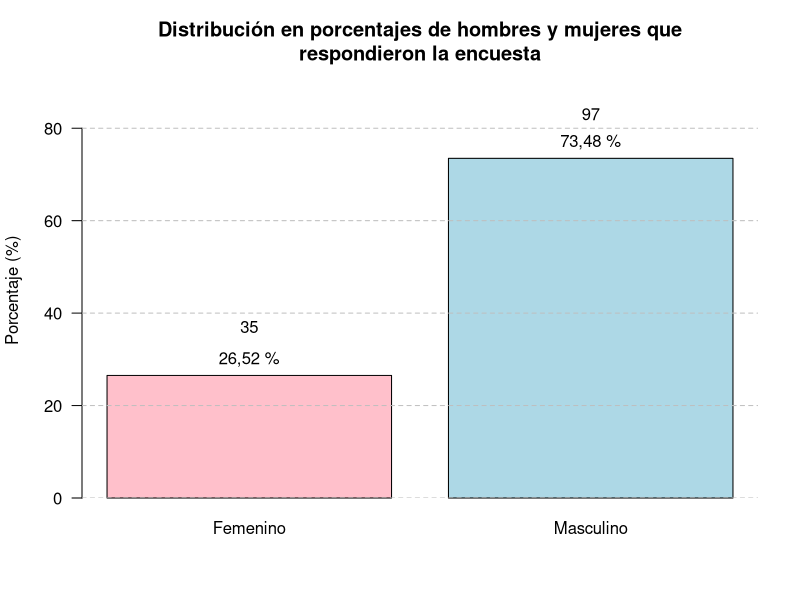
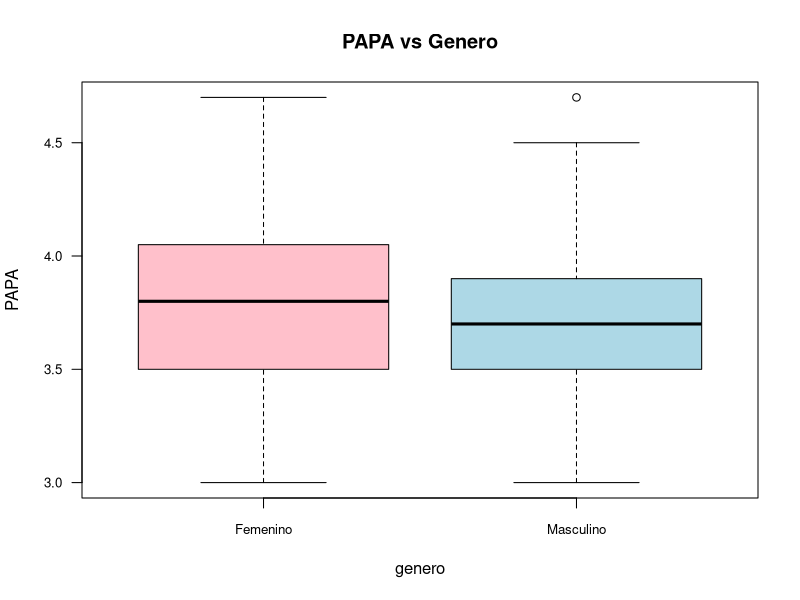
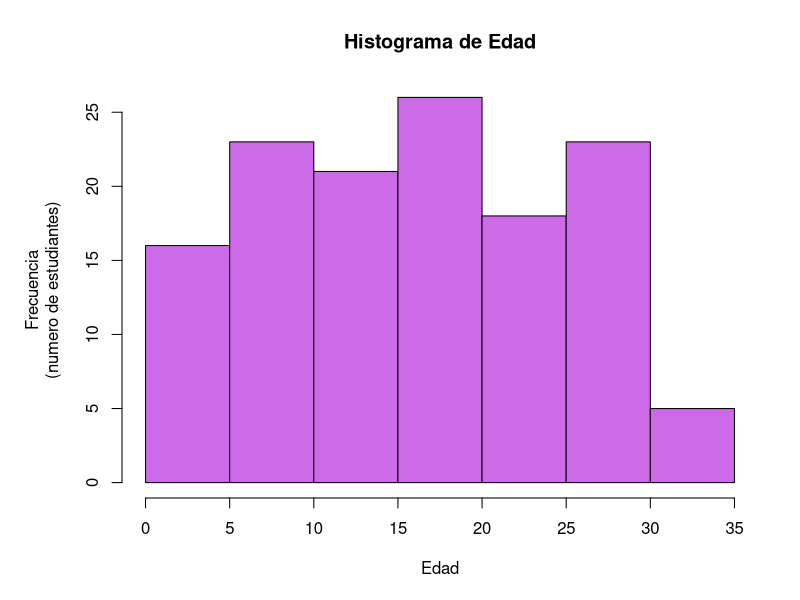
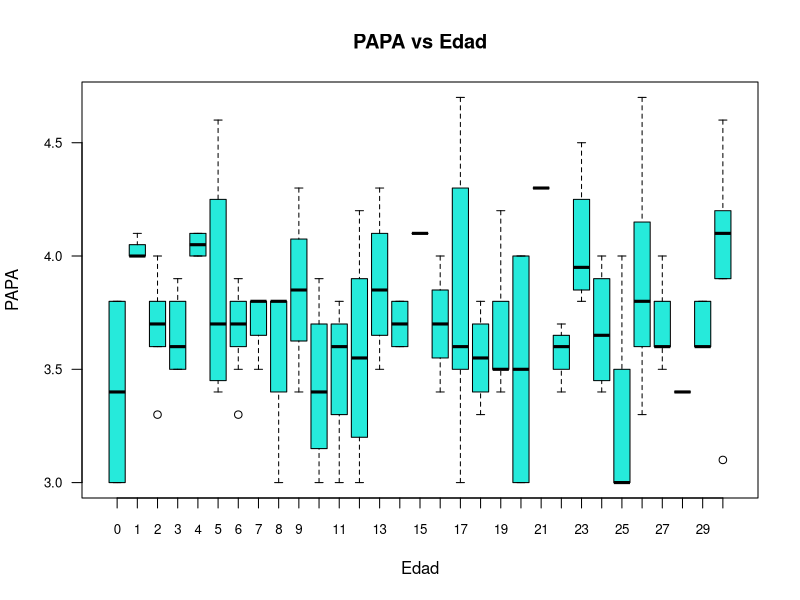
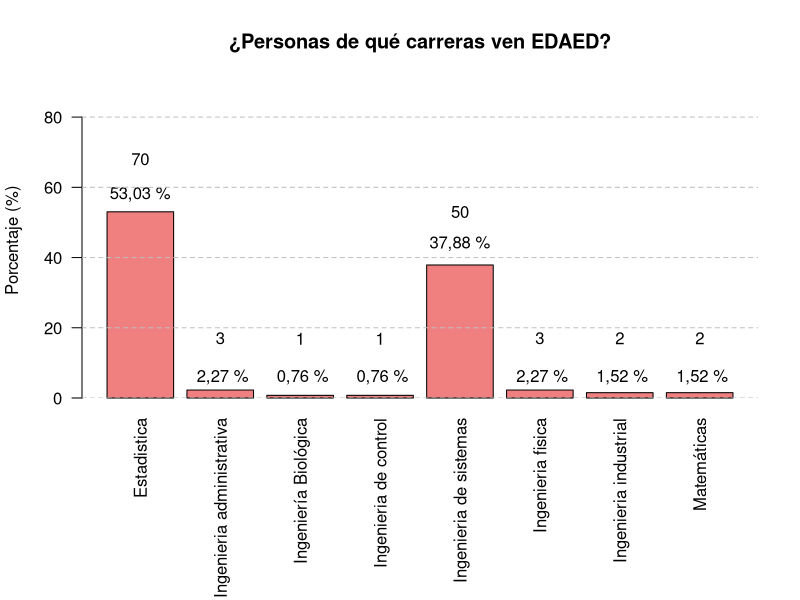
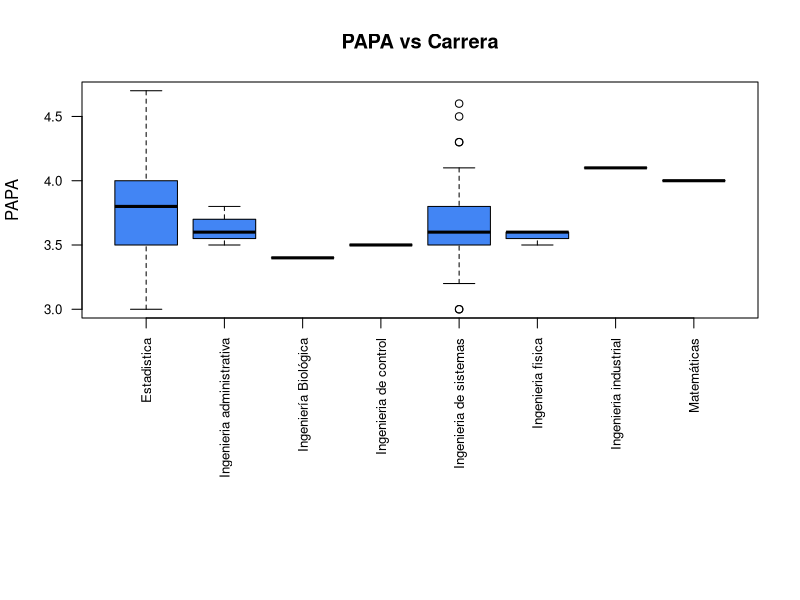
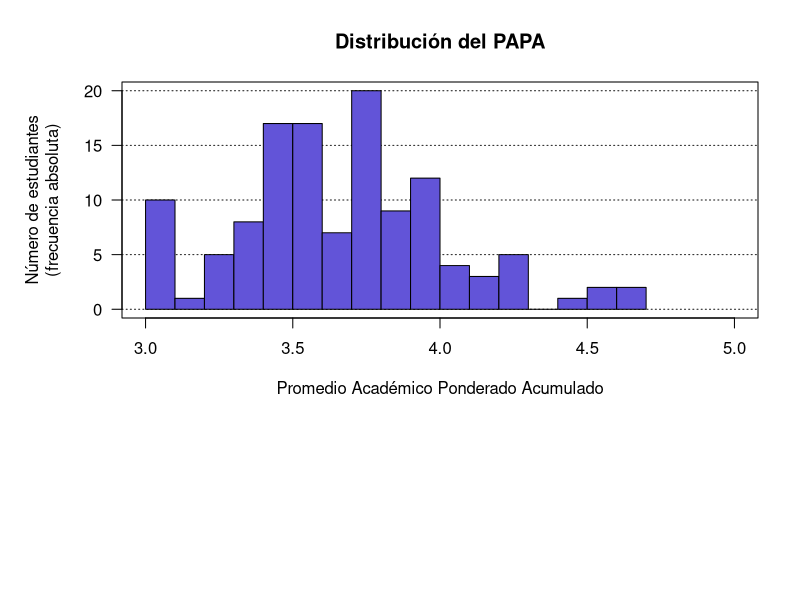
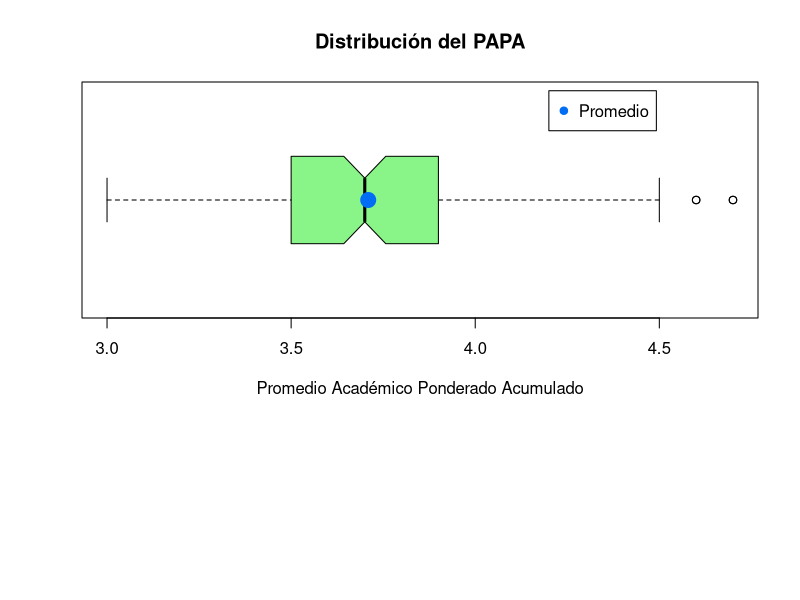

Here is the R script that generated these plots, in order:
## ---- chunk 1
knitr::opts_chunk$set(echo = FALSE,
                      message = FALSE,
                      warning = FALSE)
## ---- chunk 2
library(stringr)
library(tidyr)
library(dplyr)
## ---- chunk 3
datosEncuesta <- read.csv2("Encuesta_habitos.csv", 
                       encoding = "UTF-8",
                       dec = ".",
                       stringsAsFactors = FALSE)
datos <- read.csv2("Encuesta_habitos.csv", 
                       encoding = "UTF-8",
                       dec = ".",
                       stringsAsFactors = FALSE)
## ---- chunk 4
carreras <- datosEncuesta$carrera
muestraCarreras <- unique(carreras)
muestraCarreras <- str_extract_all(muestraCarreras, regex("est.*", ignore_case = TRUE ), simplify = TRUE)
muestraCarreras <- muestraCarreras[muestraCarreras != ""]
knitr::kable(muestraCarreras, "simple", col.names=c("Carreras"), caption = "Tabla 1")
## ---- chunk 5
carreras <- str_replace(carreras, regex("est.*", ignore_case = TRUE ), "Estadistica")
carreras <- str_replace(carreras, regex(".*sis.*", ignore_case = TRUE ), "Ingenieria de sistemas")
carreras <- str_replace(carreras, regex(".*fís.*", ignore_case = TRUE ), "Ingenieria fisica")
carreras <- str_replace(carreras, regex(".*adm.*", ignore_case = TRUE ), "Ingenieria administrativa")
carreras <- str_replace(carreras, regex(".*con.*", ignore_case = TRUE ), "Ingenieria de control")
carreras <- str_replace(carreras, regex(".*industrial.*", ignore_case = TRUE ), "Ingenieria industrial")

datosEncuesta$carrera = carreras

knitr::kable(unique(carreras), col.names=c("Carreras"), caption = "Tabla 2")
## ---- chunk 6
computadorPropio <- datosEncuesta$computador_mesa
knitr::kable(summary(as.factor(computadorPropio) ), col.names=c("Cantidad"), caption = "Tabla 3")
## ---- chunk 7
computadorPropio <- str_replace(computadorPropio, regex("si.*", ignore_case = TRUE ), "Si")

datosEncuesta$computador_mesa = computadorPropio

knitr::kable(summary(as.factor(computadorPropio) ), col.names=c("Cantidad"), caption = "Tabla 4")
#summary(as.factor(computadorPropio) )
## ---- chunk 8
smartphone <- datosEncuesta$smartphone
knitr::kable(summary(as.factor(smartphone) ), col.names=c("Cantidad"), caption = "Tabla 5")
## ---- chunk 9
smartphone <- str_replace(smartphone, regex("si.*", ignore_case = TRUE ), "Si")

datosEncuesta$smartphone = smartphone

knitr::kable(summary(as.factor(smartphone) ), col.names=c("Cantidad"), caption = "Tabla 6")
## ---- chunk 10
knitr::kable(head(datosEncuesta %>% select("portatil") ), caption = "Tabla 6" )
## ---- chunk 11
datosEncuesta <- separate(datosEncuesta, col = portatil, into = c("portatil", "¿De quien es el portatil?"), sep = ",")
knitr::kable(head(datosEncuesta %>% select("portatil", "¿De quien es el portatil?") ), caption = "Tabla 7")
## ---- chunk 12
knitr::kable(head(datosEncuesta %>% select("internet") ), caption = "Tabla 7" )
## ---- chunk 13
datosEncuesta <- separate(datosEncuesta, col = internet, into = c("internet", "¿De quien es el internet?"), sep = "[.|,]")
knitr::kable(head(datosEncuesta %>% select("internet", "¿De quien es el internet?") ), caption = "Tabla 8")
## ---- chunk 14
fecha_nac1 <- as.Date(datosEncuesta$fecha_nac, "%d/%m/%Y")
fechas_con_problemas <- subset(datosEncuesta, 
                               subset = is.na(fecha_nac1) | 
                                 as.integer(format(fecha_nac1, "%Y")) < 1970, 
                               select = c("consecutivo", "fecha_nac"))

fechas_con_problemas$fecha_nac_correcta <- c("05/09/1999", "08/10/1996",
                                             "06/03/2020", "01/07/1994",
                                             "01/01/2000", "07/10/2003",
                                             "17/09/1992", "12/08/2020",
                                             "12/05/1998", "21/06/1983",
                                             "12/08/2020", "28/09/1956",
                                             "09/06/1999", "10/09/2002",
                                             "20/06/1994")

datosEncuesta$fecha_nac[fechas_con_problemas$consecutivo] <- fechas_con_problemas$fecha_nac_correcta

knitr::kable(fechas_con_problemas, caption = "Tabla 9")
## ---- chunk 15
origenCovid <- datosEncuesta$origen_covid_19
origenCovid <- na.omit(origenCovid)
summary(as.factor(origenCovid) )
## ---- chunk 16

habitos <- datosEncuesta %>% select(starts_with("habito"))
head(habitos)
## ---- chunk 17
#vect <- unlist(habitos)
vect <- unlist(data.frame(C1 = c(t(habitos)))['C1'] )
#class(vect)
summary(vect)
summary(na.omit(vect))
## ---- chunk 18
#enc_habit$fecha_nac <- as.Date(enc_habit$fecha_nac)
#summary(enc_habit)
## ---- chunk 19
tg <- table(datosEncuesta$genero)
## ---- chunk 20
pg <-
  tg/sum(tg)*100
## ---- chunk 21
gtotal <- rbind(tg,pg)
gtotal
## ---- chunk 22
bpg <- barplot(pg,
        las = 1,
        main = "Distribución en porcentajes de hombres y mujeres que\nrespondieron la encuesta",
        ylab = "Porcentaje (%)",
        ylim = c(0,90),
        col=c("pink","lightblue"))
text(bpg, c(30, 77),
     labels = paste(formatC(round(pg, 2),
                            digits = 4, decimal.mark = ",",
                            big.mark = "."),
                    "%"))
text(bpg, c(37,83),
     labels =formatC(tg))
abline(h = seq(0,100,20),
       col = "gray",
       lty = 2)
## ---- chunk 23
param_ant <- par(no.readonly = TRUE)
par(mar= param_ant$mar + c(0,0,0,0))
with(datosEncuesta, boxplot(PAPA ~ genero,
                            las=1,
                            col=c("pink","lightblue"),
                            main="PAPA vs Genero",
                            cex.axis=0.8))
## ---- chunk 24
datosEncuesta$edad <- as.numeric(as.Date("31/12/2020") - as.Date(datosEncuesta$fecha_nac))/365.25
param_ant <- par(no.readonly = TRUE)
par(mar = param_ant$mar + c(0, 2, 0, 0))
hist(datosEncuesta$edad,
     main="Histograma de Edad",
     col="#CD6AE8",
     xlab="Edad",
     ylab="Frecuencia\n(numero de estudiantes)")
par(param_ant)
## ---- chunk 25
datosEncuesta$edad <- as.integer(floor((as.Date("31/12/2020") -as.Date(datosEncuesta$fecha_nac))/365.25))
param_ant <- par(no.readonly = TRUE)
par(mar= param_ant$mar + c(0,0,0,0))
with(datosEncuesta, boxplot(PAPA ~ edad,
                            las=1,
                            xlab="Edad",
                            col=c("#26EADB"),
                            main="PAPA vs Edad",
                            cex.axis=0.8))
par(param_ant)
## ---- chunk 26
tcar <- table(datosEncuesta$carrera)
## ---- chunk 27
pcar <-
  tcar/sum(tcar)*100
## ---- chunk 28
cartotal <- rbind(tcar,pcar)
cartotal
## ---- chunk 29
param_ant <- par(no.readonly = TRUE)
par(mar= param_ant$mar + c(5,0,0,0))
bcar <- barplot(pcar,
        las = 2,
        main = "¿Personas de qué carreras ven EDAED?",
        ylab = "Porcentaje (%)",
        ylim = c(0,90),
        col=c("#F08080"))
text(bcar, c(58,6,6,6,44,6,6,6),
     labels = paste(formatC(round(pcar, 2),
                            digits = 4, decimal.mark = ",",
                            big.mark = "."),
                    "%"))
text(bcar, c(68,17,17,17,53,17,17,17),
     labels =formatC(tcar))
abline(h = seq(0,100,20),
       col = "gray",
       lty = 2)
## ---- chunk 30
param_ant <- par(no.readonly = TRUE)
par(mar= param_ant$mar + c(4,0,0,0))
with(datosEncuesta, boxplot(PAPA ~ carrera,
                            las=2,
                            xlab="",
                            col=c("#4285F4"),
                            main="PAPA vs Carrera",
                            cex.axis=0.8))
## ---- chunk 31
tpapa <- table(datosEncuesta$PAPA)
## ---- chunk 32
ppapa <-
  tpapa/sum(tpapa)*100
## ---- chunk 33
totalpapa <- rbind(tpapa,ppapa)
totalpapa
## ---- chunk 34
summary(datosEncuesta$PAPA)
## ---- chunk 35
param_ant <- par(no.readonly = TRUE)
par(mar = param_ant$mar + c(0, 2, 0, 0))
plot(c(3, 5), c(0, 20), type = "n", xlab = "", ylab = "",
     las = 1)
title(main = "Distribución del PAPA",
     xlab = "Promedio Académico Ponderado Acumulado",
     ylab = "Número de estudiantes\n(frecuencia absoluta)")
abline(h = seq(0, 20, 5), col = "gray10", lty = 3)
hist(datosEncuesta$PAPA, nclass = 20,
     col = "#6254D8",
     add = TRUE)
par(param_ant)
## ---- chunk 36
bxp1 <- boxplot(datosEncuesta$PAPA, notch = TRUE, horizontal = TRUE,
                col = "#89F487")
title(main = "Distribución del PAPA", font = 2, 
      xlab = "Promedio Académico Ponderado Acumulado")
points(mean(datosEncuesta$PAPA, na.rm = TRUE), 1, col = "#006DF4", pch = 19, cex =2)
legend(4.2, 1.5, legend = c("Promedio"), pch = 19, col = "#006DF4")
## ---- chunk 37
t1 <- sort(table(datosEncuesta$smartphone),decreasing = TRUE)
t1
## ---- chunk 38
p1 <- t1/sum(t1) * 100
p1

## ---- chunk 39
par(bg="LIGHTCYAN")
s3 <- barplot(t1,las = 2,
             
             axes = FALSE,
             ylim = c(0,140),
             border = "#000000", density = c(110, 100, 90, 80, 70, 60, 50, 40),
             col= "#A9A9A9")

title("Grafica smarthphone",
      col.main = "#696969")


text(s3, c(135,7
           ),
     labels = paste(round(p1,2), "%"))


axis(2, at = c(0,10, 20, 30, 40, 50,60,70,80,90,100,110,120,130,140),
     las = 1)
abline(h= seq(140,140,20),col="black",lty=2)
## ---- chunk 40
z <-summary(datosEncuesta$PAPA)
z
## ---- chunk 41
w <-summary(datosEncuesta$smartphone)
w
## ---- chunk 42
with(datosEncuesta, boxplot(PAPA ~ smartphone,
                            col="#FFA07A"))

title(main = "Comportamiento del PAPA vs Smartphone",
      col.main="#F08080")

abline(h = mean(datosEncuesta$PAPA, na.rm = TRUE),
       col = "blue")
## ---- chunk 43
origen <- datosEncuesta$origen_covid_19
knitr::kable(summary(as.factor(origen) ), col.names=c("Cantidad"), caption = "Tabla 3")
## ---- chunk 44
origen <- str_replace(origen, regex(".*Fue fabricado.*", ignore_case = TRUE ), "Laboratorio")

origen <- str_replace(origen, regex(".*Fue un resultado .*", ignore_case = TRUE ), "Animal")

origen <- str_replace(origen, regex(".*Es una.*", ignore_case = TRUE ), "conspiracion ")

origen <- str_replace(origen, regex(".*No es real.*", ignore_case = TRUE ), "No es real ")


datosEncuesta$origen_covid_19 = origen

knitr::kable(summary(as.factor(origen) ) )

## ---- chunk 45
t2 <- sort(table(datosEncuesta$origen_covid_19),decreasing = TRUE)
t2
## ---- chunk 46
p2 <- t2/sum(t2) * 100
p2

## ---- chunk 47
parametros_anteriores <- par(no.readonly = TRUE)
par ( mar = parametros_anteriores$mar + c(4,0,0,0))
par(bg="#FFF8DC")
s4 <- barplot(t2,las = 2,
             
             axes = FALSE,
             ylim = c(0,70),
             border = "#000000", density = c(110, 100, 90, 80, 70, 60, 50, 40),
             col= "#A52A2A")

title("Grafica origen_covid_19",
      col.main = "#696969")


text(s4, c(67,36,11,6,4,4,3,3),
     labels = paste(round(p2,2), "%"))


axis(2, at = c(0,10, 20, 30, 40, 50,60,70),
     las = 1)
abline(h= seq(70,700,20),col="black",lty=2)
par(parametros_anteriores)
## ---- chunk 48
A<-summary(datosEncuesta$PAPA)
A
## ---- chunk 49
OR <-summary(datosEncuesta$origen_covid_19)
OR
## ---- chunk 50

origen_covid_19 <- tapply(datosEncuesta$PAPA, datosEncuesta$origen_covid_19, mean, na.rm = TRUE)

param_ant <- par(no.readonly = TRUE)
par(mar = param_ant$mar + c(5, 0, 0, 0),
    las = 2,
    xaxt="n",
    yaxt="n")
with(datosEncuesta, boxplot(PAPA ~ origen_covid_19,
                            xlab = "",
                            notch = TRUE,
                            varwidth = TRUE,
                            col="#FFA07A"))

title(main = "Comportamiento del PAPA vs origen_covid_19",
      col.main="#F08080")

text(1:length(origen_covid_19),
      par("usr")[3] - 0.2,
     labels = names(origen_covid_19),
     srt = 50,
     pos = 2,
     col= "#7B68EE",
     xpd = TRUE)
text(par("usr")[1] - 0.4,
     seq(3, max(datosEncuesta$PAPA, na.rm = TRUE), 0.2),
     labels = formatC(seq(3, max(datosEncuesta$PAPA, na.rm = TRUE), 0.2),
                      digits = 1,
                      width = 3,
                      format = "f",
                      flag = "0"),
     xpd = TRUE)
axis(side = 2, at = seq(3, max(datosEncuesta$PAPA, na.rm = TRUE), 0.2))
mtext("origen_covid_19",
      col = "#A52A2A",
      las = 1, 
      side = 1, line = 8)

abline(h = mean(datosEncuesta$PAPA, na.rm = TRUE),
       col = "blue")
par(param_ant)
## ---- chunk 51
t3 <- sort(table(datosEncuesta$estad_gov),decreasing = TRUE)
t3
## ---- chunk 52
p3 <- t3/sum(t3) * 100
p3

## ---- chunk 53
par(bg="#E6E6FA")
s5 <- barplot(t3,las = 2,
             
             axes = FALSE,
             ylim = c(0,100),
             border = "#000000", density = c(110, 100, 90, 80, 70, 60, 50, 40),
             col= "#98FB98")

title("Grafica (estad_gov)",
      col.main = "#F08080")


text(s5, c(91,33),
     col= "#F08080",
     labels = paste(round(p3,2), "%"))


axis(2, at = c(0,10, 20, 30, 40, 50,60,70,80,90,100),
     las = 1)

abline(h= seq(100,100,20),col="black",lty=2)
## ---- chunk 54
B <-summary(datosEncuesta$PAPA)
B
## ---- chunk 55
gov<-summary(datosEncuesta$estad_gov)
gov
## ---- chunk 56
with(datosEncuesta, boxplot(PAPA ~ estad_gov,
                            col="#FFA07A"))

title(main = "Comportamiento del PAPA vs Estad_gov",
      col.main="#F08080")

abline(h = mean(datosEncuesta$PAPA, na.rm = TRUE),
       col = "blue")
